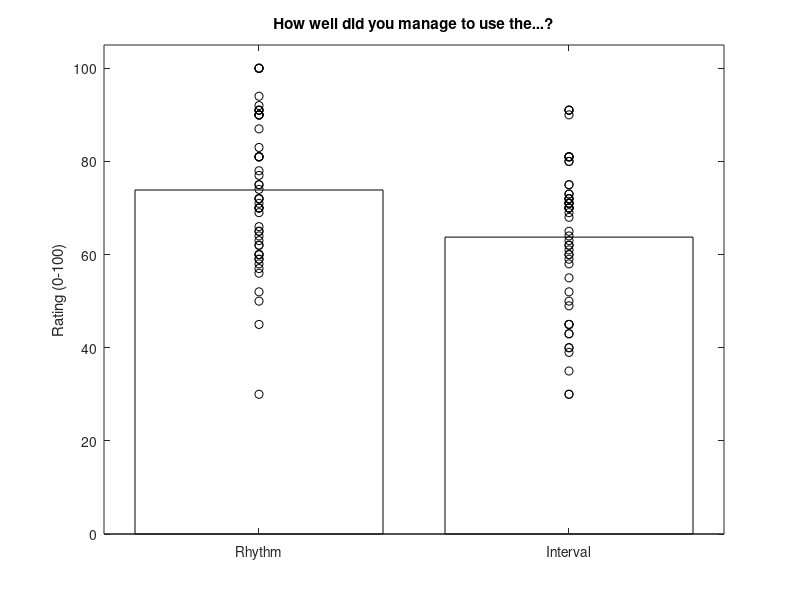

Reproduce this figure in MATLAB. (Note: this script raises an error after producing the figure.)
% Figure for how well people used the temporal structure (0-100)

% Data imported from qualtrics
interval_survey = [80 81 81 71 72 69, 72, 60, 65, 71, 43, 81, 72, 61, 52, 45, 75, 58, 63, 40, 80, 75, 60, 35, 55, 70, 70, 45, 30, 30, 50, 49, 91, 62, 71, 59, 73, 64, 90, 70, 70, 43, 68, 73, 91, 71, 39, 62, 91, 81, 45, 40];
rhythm_survey = [90, 70, 100, 94, 65, 66, 91, 81, 81, 78, 72, 81, 100, 77, 75, 59, 60, 72, 75, 69, 90, 90, 45, 30, 65, 70, 62, 56, 70, 62, 50, 59, 83, 74, 90, 91, 100, 58, 90, 60, 87, 52, 71, 64, 100, 92, 63, 72, 91, 81, 57, 60];

% Merge
survey_means = [mean(rhythm_survey) mean(interval_survey)];
figure;
% Plot
b = bar(survey_means, 'Facecolor', 'flat');
hold on

xticklabels({'Rhythm', 'Interval'})
ylabel('Rating (0-100)')
ylim([0 105])
title('How well did you manage to use the...?')

% Reshape boxplot data into a 2-column format (rows: participants, columns: conditions)
boxplotdata = [rhythm_survey', interval_survey'];

% Plot each participant's data points connected by lines
for i = 1:size(boxplotdata, 1)
    if boxplotdata(i, 1) > boxplotdata(i, 2)
        plot([1, 2], [boxplotdata(i, 1), boxplotdata(i, 2)], 'ro', 'LineWidth', 0.7, 'Color', 'k')
    else
        plot([1, 2], [boxplotdata(i, 1), boxplotdata(i, 2)], 'ro', 'LineWidth', 0.7, 'Color', 'k')
    end
end

b.CData(1, :) = [0.00, 0.45, 0.74];
b.CData(2, :) = [0.85, 0.33, 0.10];
